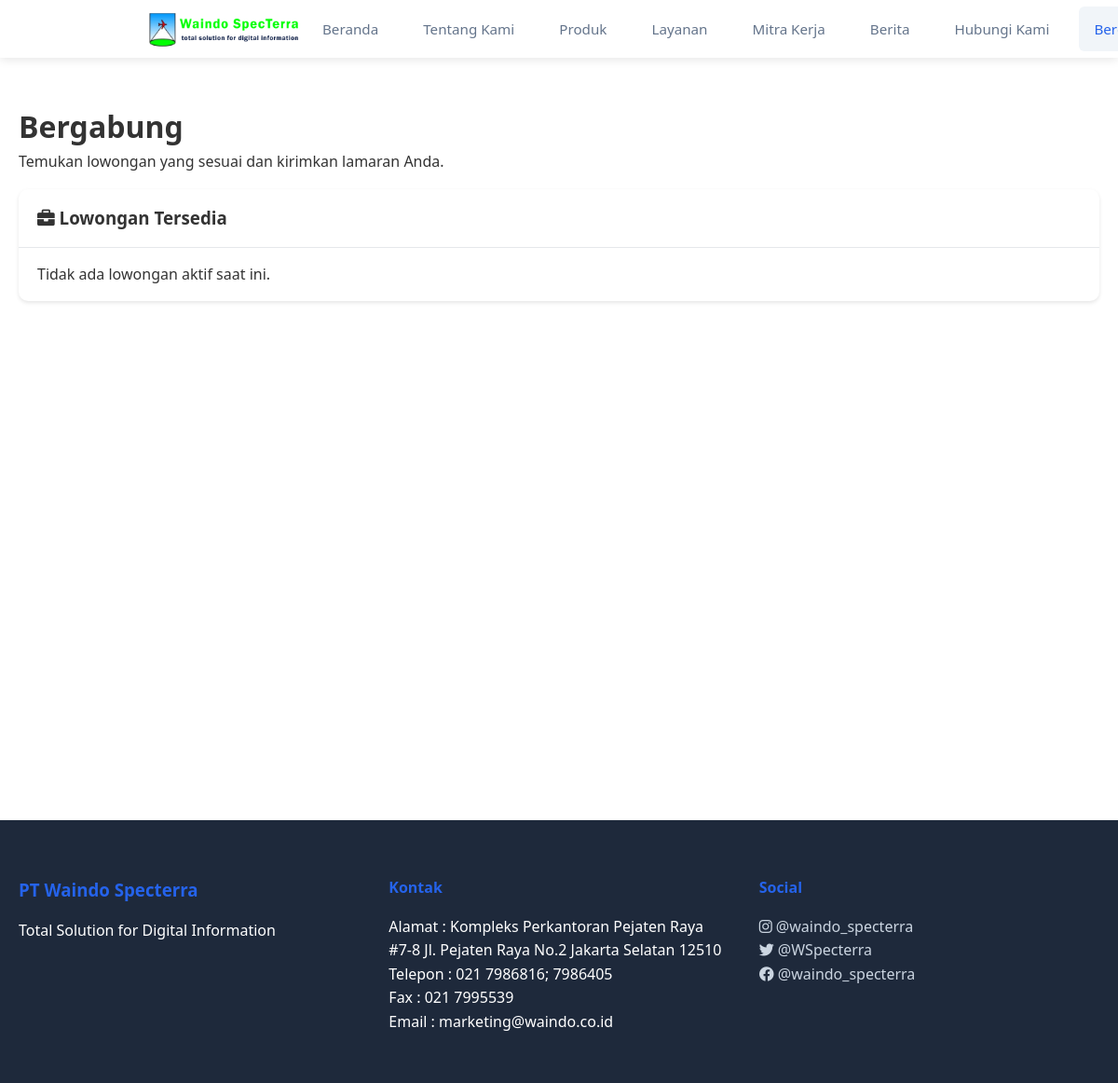
The app's page /bergabung.php, older data.
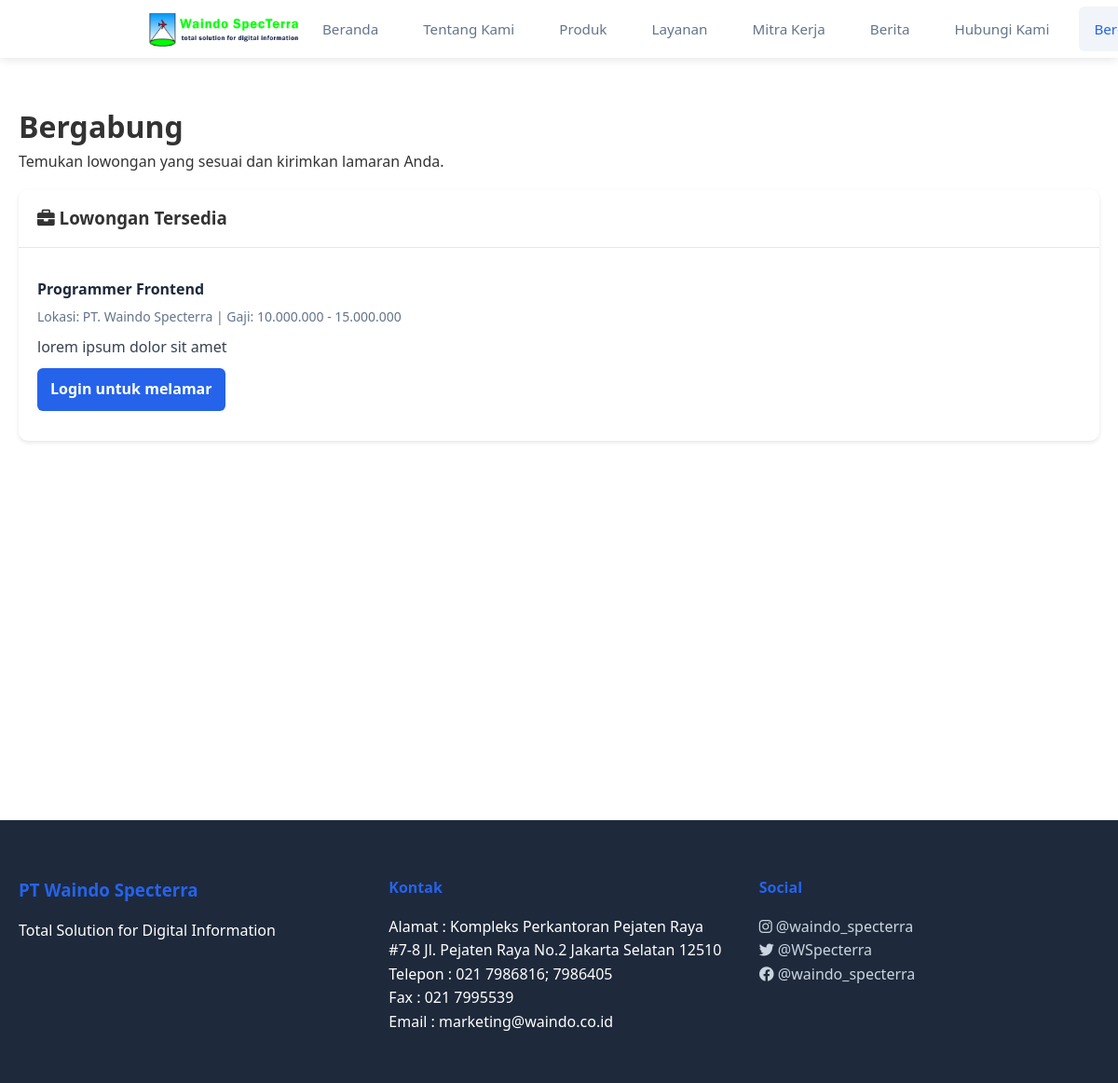
The same page, newer data.
### tables this page shows
CREATE TABLE `lowongan` (
  `job_id` int NOT NULL,
  `title` varchar(200) NOT NULL,
  `description` text NOT NULL,
  `requirements` text,
  `location` varchar(100) DEFAULT NULL,
  `salary_range` varchar(50) DEFAULT NULL,
  `status` enum('open','closed') DEFAULT 'open',
  `posted_by` int DEFAULT NULL,
  `posted_at` timestamp NULL DEFAULT CURRENT_TIMESTAMP,
  `updated_at` timestamp NULL DEFAULT NULL,
  `hapus` int NOT NULL DEFAULT '0'
);

### bergabung.php (the view, shortened to what this page needs)
<?php
require_once 'connect/koneksi.php';
?>
<!DOCTYPE html>
<html lang="id">
<head>
    <link rel="stylesheet" href="assets/css/common.css">
    <link rel="stylesheet" href="assets/css/navbar.css">
    <link rel="stylesheet" href="assets/css/pages.css">
    <link rel="stylesheet" href="assets/css/bergabung.css">
    <link rel="stylesheet" href="https://cdnjs.cloudflare.com/ajax/libs/font-awesome/6.0.0/css/all.min.css">
</head>
<body>
    <?php include 'includes/navbar.php'; ?>
    <?php
    $isLoggedIn = isset($_SESSION['user_id']);
    $userRole = $isLoggedIn ? $_SESSION['role'] : null;
    $jobs = mysqli_query($conn, "SELECT job_id, title, description, location, salary_range, posted_at FROM lowongan WHERE status='open' AND hapus=0 ORDER BY posted_at DESC");
    ?>
    <div class="page-container">
        <main class="page-content">
            <div class="container">
                <h1>Bergabung</h1>
                <p>Temukan lowongan yang sesuai dan kirimkan lamaran Anda.</p>
                <div class="card">
                    <div class="card-header">
                        <h3><i class="fas fa-briefcase"></i> Lowongan Tersedia</h3>
                    </div>
                    <div class="card-body">
                        <?php if ($jobs && mysqli_num_rows($jobs) > 0): ?>
                            <?php while ($job = mysqli_fetch_assoc($jobs)): ?>
                                <div class="job-item">
                                    <h4 class="job-title"><?php echo htmlspecialchars($job['title']); ?></h4>
                                    <div class="job-meta">Lokasi: <?php echo htmlspecialchars($job['location'] ?: '-'); ?> | Gaji: <?php echo htmlspecialchars($job['salary_range'] ?: '-'); ?></div>
                                    <div class="job-desc"><?php echo nl2br(htmlspecialchars($job['description'])); ?></div>
                                    <?php if ($isLoggedIn && $userRole === 'pelamar'): ?>
                                        <form method="POST" enctype="multipart/form-data" class="apply-form">
                                            <input type="hidden" name="action" value="apply_public">
                                            <input type="hidden" name="job_id" value="<?php echo (int)$job['job_id']; ?>">
                                            <label>CV (PDF/DOC/DOCX): </label>
                                            <input type="file" name="cv" accept=".pdf,.doc,.docx" required>
                                            <button type="submit" class="btn btn-primary">Kirim Lamaran</button>
                                        </form>
                                    <?php else: ?>
                                        <a class="btn btn-primary" href="login.php">Login untuk melamar</a>
                                    <?php endif; ?>
                                </div>
                            <?php endwhile; ?>
                        <?php else: ?>
                            <p>Tidak ada lowongan aktif saat ini.</p>
                        <?php endif; ?>
                    </div>
                </div>
            </div>
        </main>
    </div>
    <footer class="footer">
        <div class="container">
            <div class="footer-content">
                <div class="footer-section">
                    <h3>PT Waindo Specterra</h3>
                    <p>Total Solution for Digital Information</p>
                </div>
                <div class="footer-section">
                    <ul>
                        <h4>Kontak</h4>
                        <p>Alamat : Kompleks Perkantoran Pejaten Raya #7-8 Jl. Pejaten Raya No.2 Jakarta Selatan 12510</p>
                        <p>Telepon : 021 7986816; 7986405</p>
                        <p>Fax : 021 7995539</p>
                        <p>Email : marketing@waindo.co.id</p>
                    </ul>
                </div>
                <div class="footer-section">
                    <h4>Social</h4>
                    <p><a href="https://www.instagram.com/waindo_specterra?igshid=fysfd3j6l41n"><i class="fa-brands fa-instagram"></i> @waindo_specterra</a></p>
                    <p><a href="https://x.com/WSpecterra?s=08"><i class="fa-brands fa-twitter"></i> @WSpecterra</a></p>
                    <p><a href="https://www.instagram.com/waindo_specterra?igshid=fysfd3j6l41n"><i class="fa-brands fa-facebook"></i> @waindo_specterra</a></p>
                </div>
            </div>
        </div>
    </footer>
</body>
</html>

Row changes from the older to the newer data that the page shows:
added lowongan: title "Programmer Frontend", location "PT. Waindo Specterra", salary_range "10.000.000 - 15.000.000", description "lorem ipsum dolor sit amet"
Text that changed along with them:
text no longer shown: "Tidak ada lowongan aktif saat ini."
